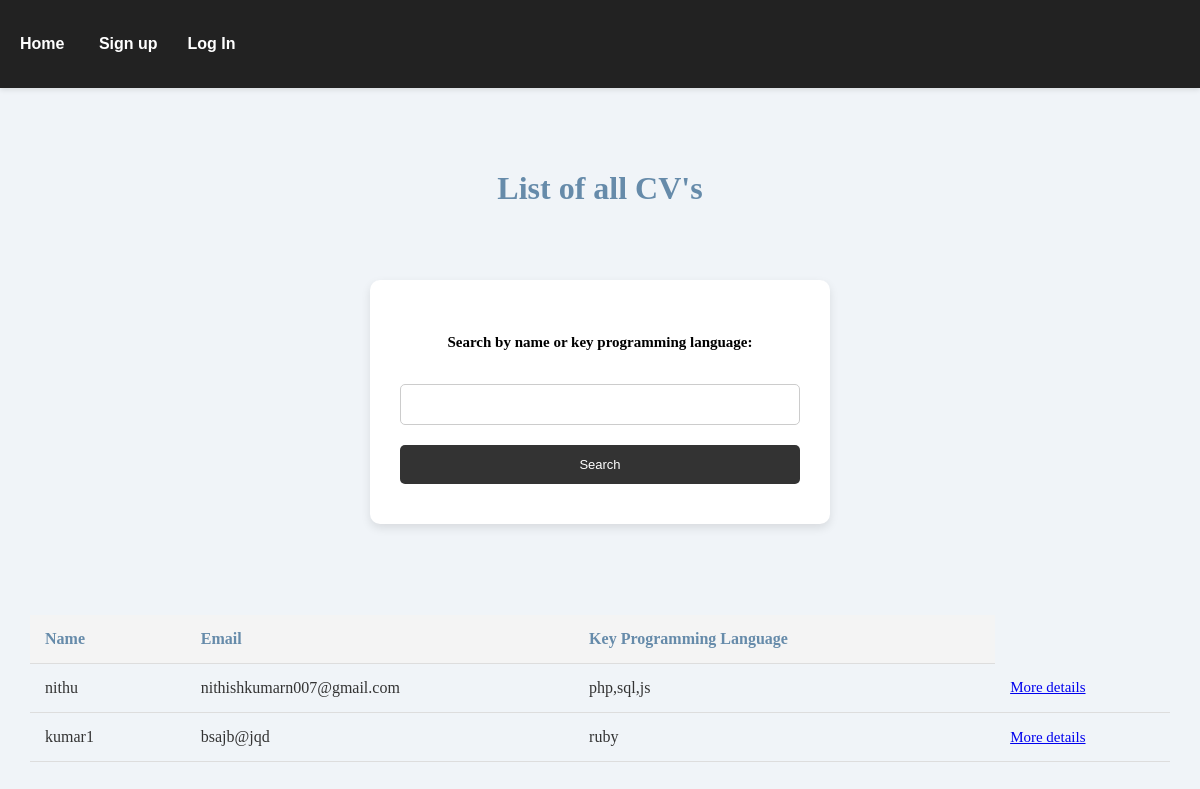
The app's page /viewcv.php, older data.
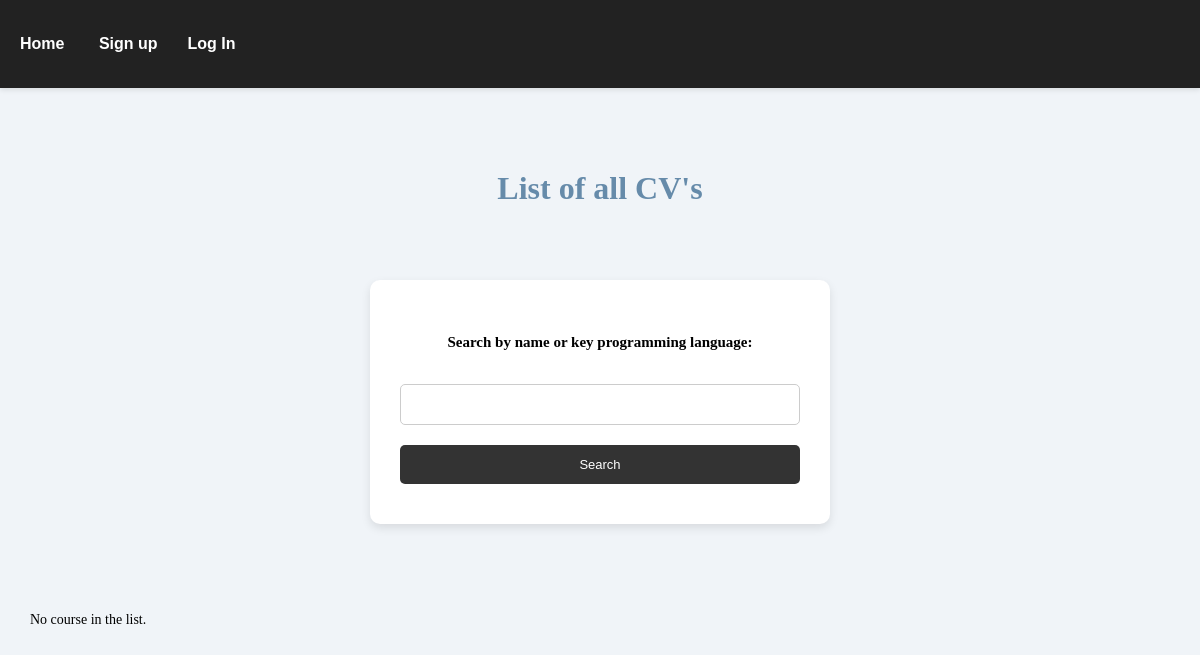
The same page, newer data.
### tables this page shows
CREATE TABLE `cvs` (
  `id` int(11) NOT NULL,
  `username` varchar(50) NOT NULL,
  `email` varchar(100) NOT NULL,
  `password` varchar(255) NOT NULL,
  `keyprogramming` varchar(100) NOT NULL,
  `profile` text NOT NULL,
  `education` text NOT NULL,
  `url` varchar(255) NOT NULL
);

### viewcv.php (the view, shortened to what this page needs)
<html lang="en">
<head>
    <link rel="stylesheet" href="https://cdnjs.cloudflare.com/ajax/libs/font-awesome/4.7.0/css/font-awesome.min.css" />
    <link rel="stylesheet" href="style.css" />
    <link rel="stylesheet" href="style.css" />
</head>
<body>
    <header>
        <div class="main-header">
            <nav>
                <ul class="nav_links">
                    <li><a id="name" href="viewcv.php">Home</a></li>
                    <?php
                    if (isset($_SESSION["username"])) {
                        $id = $_SESSION['username'];
                        echo "<li><a  class='button' href='profile.php?alpha=$id'>Profile</a></li>";
                        echo "<li><a  class='button' href='logout.php'>Log Out</a></li>";
                    } else {
                        echo "<li><a  class='button' href='register.php'>Sign up</a></li>";
                        echo "<li><a  class='button' href='index.php'>Log In</a></li>";
                    }
                    ?>
                </ul>
            </nav>
        </div>
    </header>
    <br />
    <div style="padding: 30px; font-family: 'Montserrat'">
        <h2 style="color: rgb(102, 139, 170);">List of all CV's</h2>
        <br>
        <form method="post" action="cvsearch.php">
            <h2 style="font-size:15px; color:black; font-family: 'Montserrat'">Search by name or key programming language:</h2>
            <input id="firstname" type="text" name="search">
            <input id='submit' name='submit' type='submit' style='font-size:13px' value='Search'>
        </form><br><br>
        <?php
        require_once('connectdb.php');
        try {
            $query = "SELECT * FROM cvs";
            $rows = $conn->query($query);
            if ($rows && $rows->num_rows > 0) {
        ?>
                <table cellspacing="0" cellpadding="5" id="myTable">
                    <tr>
                        <th align='left' style='padding-right: 30px'><b style="color: rgb(102, 139, 170)">Name</b></th>
                        <th align='left' style='padding-right: 20px'><b style="color: rgb(102, 139, 170)">Email</b></th>
                        <th align='left' style='padding-right: 40px'><b style="color: rgb(102, 139, 170)">Key Programming Language</b></th>
                    </tr>
            <?php
                while ($row = $rows->fetch_assoc()) {
                    $currentID = $row['id'];
                    echo "<tr><td align='left' style='padding-right: 30px'>" . $row['username'] . "</td>";
                    echo "<td align='left' style='padding-right: 20px'>" . $row['email'] . "</td>";
                    echo "<td align='left' style='padding-right: 40px'>" . $row['keyprogramming'] . "</td>";
                    echo "<td align='left'><a href='moredetails.php?cvID=$currentID' id='submit' style='font-size:15px'>More details</a></td></tr>\n";
                }
                echo '</table>';
            } else {
                echo "<p>No course in the list.</p>\n";
            }
        } catch (Exception $ex) {
            echo "Sorry, a database error occurred! <br>";
            echo "Error details: <em>" . $ex->getMessage() . "</em>";
        }
        ?>
    </div>
</body>
</html>

### style.css (style rules this page uses)
body { font-family: 'Montserrat', sans-serif; margin: 0; padding: 0; background-color: #f0f4f8; color: #333; line-height: 1.6; }
header { background-color: #222; color: black; padding: 15px 0; box-shadow: 0 2px 5px rgba(0, 0, 0, 0.1); }
.main-header { max-width: 1200px; margin: 0 auto; display: flex; justify-content: space-between; align-items: center; padding: 0 20px; }
.nav_links { list-style: none; padding: 0; }
.nav_links li { display: inline; margin-right: 30px; }
.nav_links a { color: #fff; text-decoration: none; font-weight: bold; transition: color 0.3s, transform 0.3s; }
h2 { color: rgb(102, 139, 170); display: flex; justify-content: center; align-items: center; font-size: 2em; margin: 20px 0; }
form { margin: 20px auto; padding: 30px; background: white; border-radius: 10px; box-shadow: 0 4px 10px rgba(0, 0, 0, 0.1); max-width: 400px; }
input[type="text"], input[type="password"], input[type="submit"], input[type="reset"] { width: 100%; padding: 12px; margin: 10px 0; border: 1px solid #ccc; border-radius: 5px; transition: border-color 0.3s; }
input[type="submit"], input[type="reset"] { background-color: #333; color: white; border: none; cursor: pointer; transition: background-color 0.3s, transform 0.3s; }
p { color: black; font-size: 14px; }
table { width: 100%; border-collapse: collapse; margin-top: 20px; }
th, td { padding: 15px; text-align: left; border-bottom: 1px solid #ddd; }
th { background-color: #f4f4f4; color: rgb(102, 139, 170); }

Row changes from the older to the newer data that the page shows:
removed cvs: username "nithu", email "nithishkumarn007@gmail.com", keyprogramming "php,sql,js"
removed cvs: username "kumar1", email "bsajb@jqd", keyprogramming "ruby"
Text that changed along with them:
text no longer shown: "Name Email Key Programming Language"
text now shown: "No course in the list."
